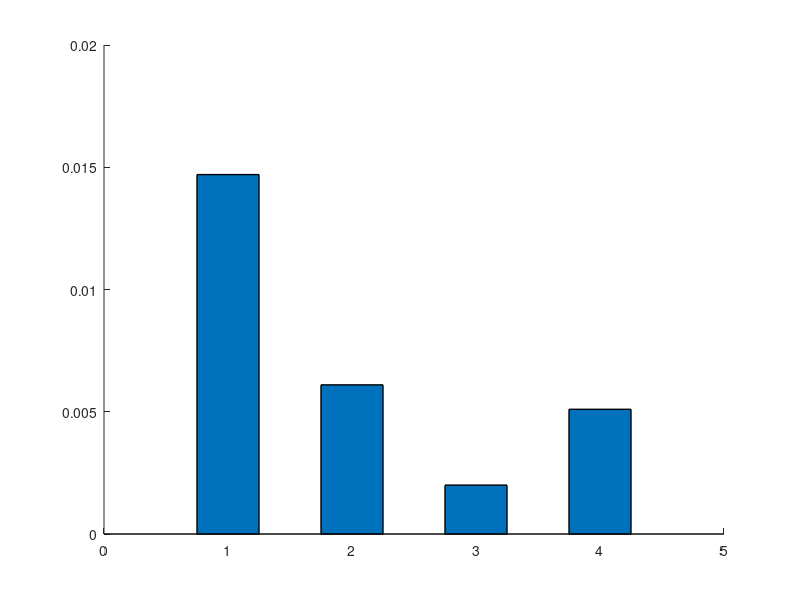

MATLAB code to generate this figure: (Note: this script raises an error after producing the figure.)
close all;clear;clc
%% phoP data
close all
series1 = [0; 0; 0; 0]; 
series1error = [0; 0; 0; 0];
series2 = [0.0147; 0.0061; .0020; .0051];
series2error = [.0015; .0032; .0042; .0044];
% series = [series1 series2];
% errors = [series1error series2error];
series = [series2];
errors = [series2error];

s1vals = -[0 0 0 0 0 0;0 0 0 0 0 0;0 0 0 0 0 0;0 0 0 0 0 0]
s2vals = [0.0153    0.0119    0.0158    0.0155    0.0142    0.0154;0.0023    0.0060    0.0031    0.0109    0.0056    0.0084; 0.0077    0.0048    0.0041   -0.0015   -0.0031   -0.0003; 0.0027    0.0075    0.0117    0.0035    0.0062   -0.0011];

c1 = [1 1 1]; c2 = [153 102 255]/255;c3 = [0 0 0];
figure('Name','S5C','IntegerHandle','off','Units', 'inches','Position', [0 0 10 4.725]); hold on;
b1 = bar(series,1,'EdgeColor',c3,'LineWidth',1,'BaseValue',0,'BarWidth',.5);
% b1(1).FaceColor = c1; b1(1).DisplayName = '0\muM LL37';
b1.FaceColor = c1*.9; b1.DisplayName = '0\muM LL37';
% b1(2).FaceColor = c2; b1(2).DisplayName = '5\muM LL37';legend('Location','SouthWest','AutoUpdate','off')

labels = {'a','a'};
nbars = size(series1, 2);
for j = 1:1
x = [];
for i = 1:nbars
    x = [x ; b1(i,j).XEndPoints];
end
errorbar(x',series(:,j),errors(:,j),'k','linestyle','none','LineWidth',1,'CapSize',5)
end

dotx = [x(1)-2.75*.1429 x(1)-2.5*.1429 x(1)-2.25*.1429 x(1)-2*.1429 x(1)-1.75*.1429 x(1)-1.5*.1429]+.0125;
for i = 1:4
% scatter([dotx dotx+2*.1429]+i-1,[s1vals(i,:) s2vals(i,:)],20,'k','MarkerFaceColor',[.5 .5 .5])
scatter([dotx+2*.1429]+i-1,[s2vals(i,:)],20,'k','MarkerFaceColor',c2)
end

set(gca, 'XTick', 1:5, 'XTickLabel', labels);

% pbaspect([1,2,1]);
grid on; box on;
pbaspect([1,1,1]);
set(gca,'LineWidth',2,'FontSize',16,'FontName','Arial')
ylim([-.005 .025]);xlim([.5 4.5])
set(gca, 'YTick', [-.005:.005:.025])
ylabel('-\Delta\itr','FontSize',16,'FontName','Arial')
xlabel('  ','Color',[1 1 1])